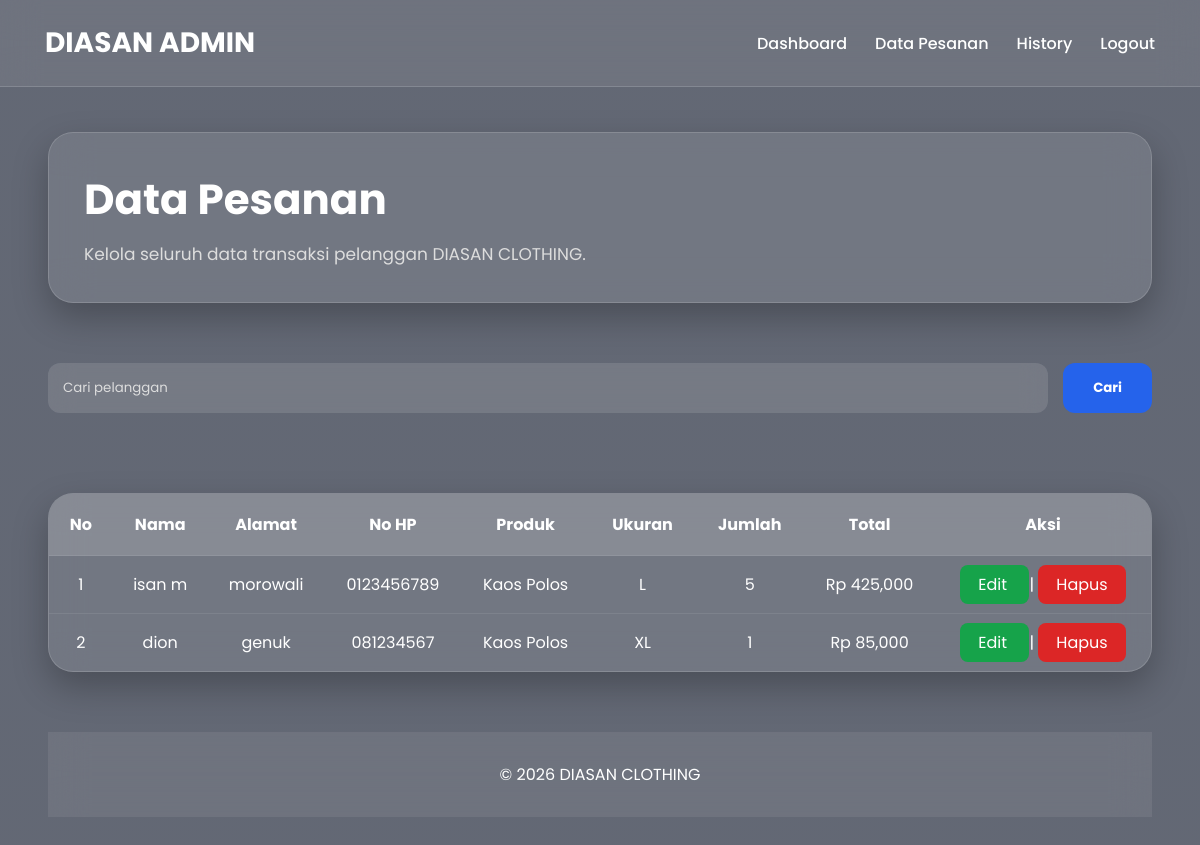
The app's page /pesanan.php (signed in) with its own data.
### tables this page shows
CREATE TABLE `pesanan` (
  `id` int(11) NOT NULL,
  `nama` varchar(100) DEFAULT NULL,
  `alamat` text DEFAULT NULL,
  `no_hp` varchar(20) DEFAULT NULL,
  `produk` varchar(50) DEFAULT NULL,
  `ukuran` varchar(10) DEFAULT NULL,
  `jumlah` int(11) DEFAULT NULL,
  `total_harga` int(11) DEFAULT NULL
);

### pesanan.php (the view, shortened to what this page needs)
<?php
include "koneksi.php";
?>
<!DOCTYPE html>
<html>
<head>
</head>
<body>
<nav>
<h1>DIASAN ADMIN</h1>
<ul>
<li>
<a href="dashboard.php">
Dashboard
</a>
</li>
<li>
<a href="pesanan.php">
Data Pesanan
</a>
</li>
<li>
<a href="history.php">
History
</a>
</li>
<li>
<a href="logout.php">
Logout
</a>
</li>
</ul>
</nav>
<div class="container">
<div class="page-header">
<h1>
 Data Pesanan
</h1>
<p>
Kelola seluruh data transaksi pelanggan
DIASAN CLOTHING.
</p>
</div>
<br>
<form method="GET" class="search-box">
<input
type="text"
name="cari"
placeholder="Cari pelanggan">
<button
type="submit"
class="btn">
Cari
</button>
</form>
<br><br>
<div class="table-box">
<table>
<tr>
<th>No</th>
<th>Nama</th>
<th>Alamat</th>
<th>No HP</th>
<th>Produk</th>
<th>Ukuran</th>
<th>Jumlah</th>
<th>Total</th>
<th>Aksi</th>
</tr>
<?php
$no=1;
if(isset($_GET['cari']))
{
$cari=$_GET['cari'];
$data=mysqli_query(
$conn,
"SELECT *
FROM pesanan
WHERE nama
LIKE '%$cari%'
ORDER BY id DESC"
);
}
else
{
$data=mysqli_query(
$conn,
"SELECT *
FROM pesanan
ORDER BY id DESC"
);
}
while($d=mysqli_fetch_array($data))
{
?>
<tr>
<td>
<?php echo $no++; ?>
</td>
<td>
<?php echo $d['nama']; ?>
</td>
<td>
<?php echo $d['alamat']; ?>
</td>
<td>
<?php echo $d['no_hp']; ?>
</td>
<td>
<?php echo $d['produk']; ?>
</td>
<td>
<?php echo $d['ukuran']; ?>
</td>
<td>
<?php echo $d['jumlah']; ?>
</td>
<td>
Rp
<?php
echo number_format(
$d['total_harga']
);
?>
</td>
<td>
<a class="edit"
href="edit.php?id=<?php echo $d['id']; ?>">
Edit
</a>
|
<a class="hapus"
href="hapus.php?id=<?php echo $d['id']; ?>"
onclick="return confirm('Yakin?')"
>
Hapus
</a>
</td>
</tr>
<?php
}
?>
</table>
</div>
<footer>
<p>
© 2026 DIASAN CLOTHING
</p>
</footer>
</body>
</html>

### pesanan.php (style rules this page uses)
* { margin:0; padding:0; box-sizing:border-box; font-family:'Poppins',sans-serif; }
body { background: linear-gradient(rgba(15,23,42,.65),rgba(15,23,42,.65)), url("https://images.unsplash.com/photo-1483985988355-763728e1935b?auto=format&fit=crop&w=2000&q=80"); background-size:cover; background-position:center; background-attachment:fixed; min-height:100vh; }
nav { display:flex; justify-content:space-between; align-items:center; padding:22px 45px; background:rgba(255,255,255,.08); backdrop-filter:blur(18px); border-bottom:1px solid rgba(255,255,255,.15); position:sticky; top:0; z-index:999; }
nav h1 { color:white; font-size:28px; font-weight:700; }
nav ul { display:flex; list-style:none; gap:28px; }
nav a { color:white; text-decoration:none; font-weight:500; transition:.3s; }
.container { width:92%; max-width:1450px; margin:auto; padding:45px 0; }
.page-header { background:rgba(255,255,255,.10); backdrop-filter:blur(20px); border-radius:25px; padding:35px; margin-bottom:35px; color:white; box-shadow:0 15px 35px rgba(0,0,0,.25); border:1px solid rgba(255,255,255,.15); }
.page-header h1 { font-size:42px; margin-bottom:10px; }
.page-header p { color:#ddd; font-size:17px; }
.search-box { display:flex; gap:15px; margin-bottom:30px; }
.search-box input { flex:1; padding:15px; border:none; border-radius:12px; background:rgba(255,255,255,.12); color:white; backdrop-filter:blur(12px); }
.search-box input::placeholder { color:#ddd; }
.search-box button { padding:15px 30px; border:none; border-radius:12px; background:#2563eb; color:white; font-weight:bold; cursor:pointer; transition:.3s; }
.table-box { background:rgba(255,255,255,.10); backdrop-filter:blur(18px); border-radius:25px; overflow:hidden; box-shadow:0 15px 35px rgba(0,0,0,.25); border:1px solid rgba(255,255,255,.15); }
table { width:100%; border-collapse:collapse; color:white; }
th { background:rgba(255,255,255,.15); padding:18px; }
td { padding:16px; text-align:center; border-top:1px solid rgba(255,255,255,.08); }
.edit { background:#16a34a; padding:8px 18px; border-radius:8px; color:white; text-decoration:none; }
.hapus { background:#dc2626; padding:8px 18px; border-radius:8px; color:white; text-decoration:none; }
footer { margin-top:60px; padding:30px; text-align:center; color:white; background:rgba(255,255,255,.08); backdrop-filter:blur(18px); }

### records on screen
pesanan: nama "isan m", alamat "morowali", no_hp "0123456789", produk "Kaos Polos", ukuran "L", jumlah "5", total_harga "425,000"
pesanan: nama "dion", alamat "genuk", no_hp "081234567", produk "Kaos Polos", ukuran "XL", jumlah "1", total_harga "85,000"
